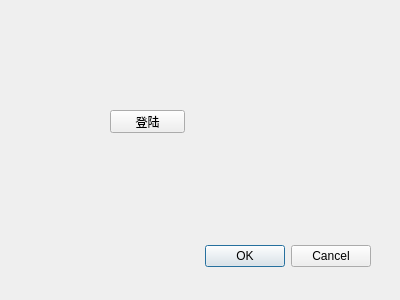
<?xml version="1.0" encoding="UTF-8"?>
<ui version="4.0">
 <class>Dialog</class>
 <widget class="QDialog" name="Dialog">
  <property name="geometry">
   <rect>
    <x>0</x>
    <y>0</y>
    <width>400</width>
    <height>300</height>
   </rect>
  </property>
  <property name="windowTitle">
   <string>Dialog</string>
  </property>
  <widget class="QDialogButtonBox" name="buttonBox">
   <property name="geometry">
    <rect>
     <x>30</x>
     <y>240</y>
     <width>341</width>
     <height>32</height>
    </rect>
   </property>
   <property name="orientation">
    <enum>Qt::Horizontal</enum>
   </property>
   <property name="standardButtons">
    <set>QDialogButtonBox::Cancel|QDialogButtonBox::Ok</set>
   </property>
  </widget>
  <widget class="QPushButton" name="pushButton">
   <property name="geometry">
    <rect>
     <x>110</x>
     <y>110</y>
     <width>75</width>
     <height>23</height>
    </rect>
   </property>
   <property name="text">
    <string>登陆</string>
   </property>
  </widget>
 </widget>
 <resources/>
 <connections>
  <connection>
   <sender>buttonBox</sender>
   <signal>accepted()</signal>
   <receiver>Dialog</receiver>
   <slot>accept()</slot>
   <hints>
    <hint type="sourcelabel">
     <x>248</x>
     <y>254</y>
    </hint>
    <hint type="destinationlabel">
     <x>157</x>
     <y>274</y>
    </hint>
   </hints>
  </connection>
  <connection>
   <sender>buttonBox</sender>
   <signal>rejected()</signal>
   <receiver>Dialog</receiver>
   <slot>reject()</slot>
   <hints>
    <hint type="sourcelabel">
     <x>316</x>
     <y>260</y>
    </hint>
    <hint type="destinationlabel">
     <x>286</x>
     <y>274</y>
    </hint>
   </hints>
  </connection>
 </connections>
</ui>
